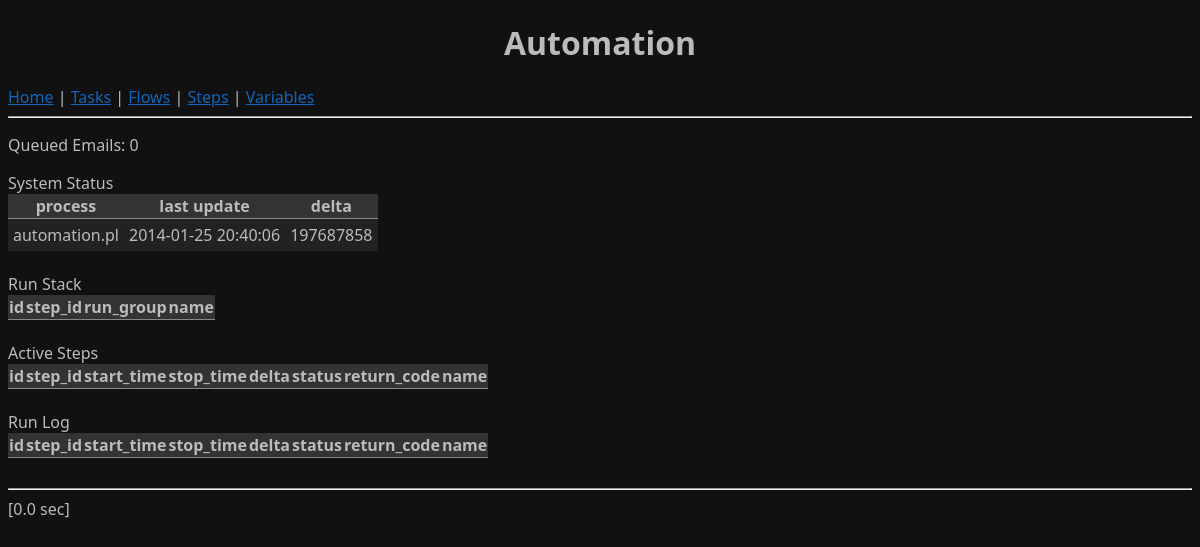
The app's page /interface/index.php with its own data.
### tables this page shows
CREATE TABLE `heartbeats` (
  `id` int(11) NOT NULL AUTO_INCREMENT,
  `name` varchar(32) NOT NULL,
  `date` datetime NOT NULL,
  PRIMARY KEY (`id`)
) DEFAULT CHARSET=utf8;

### interface/common/database.php (called while the page is built, shortened)
<?php
function GetEmailQueueSize() {
   $result = mysql_query("SELECT count(1) size FROM email_queue WHERE status != 1");
   if($row = mysql_fetch_array($result)) {
      return $row['size'];
   }
   return -1;
}
function GetHeartbeats() {
   $result = mysql_query("SELECT id,name,date,unix_timestamp(sysdate()) - unix_timestamp(date) delta FROM heartbeats");
   $heartbeats = array();
   while($row = mysql_fetch_array($result)) {
      $heartbeat['id'] = $row['id'];
      $heartbeat['name'] = $row['name'];
      $heartbeat['date'] = $row['date'];
      $heartbeat['delta'] = $row['delta'];
      array_push($heartbeats, $heartbeat);
   }
   return $heartbeats;
}
?>

### interface/index.php (the view, shortened to what this page needs)
<!DOCTYPE html PUBLIC "-//W3C//DTD XHTML 1.0 Transitional//EN" "http://www.w3.org/TR/xhtml1/DTD/xhtml1-transitional.dtd">
<html xmlns="http://www.w3.org/1999/xhtml">
   <head>
      <link rel="stylesheet" type="text/css" href="common/style.css">
   </head>
   <body>
      <?php
      require('./common/header.php');
      ?>
      <p>
         Queued Emails: <?php echo GetEmailQueueSize(); ?>
      </p>
      System Status
      <table>
         <tr><th>process</th><th>last update</th><th>delta</th></tr>
         <?php
         $heartbeats = GetHeartbeats();
         foreach($heartbeats as $heartbeat) {
            echo "<tr><td>{$heartbeat['name']}</td><td>{$heartbeat['date']}</td><td>{$heartbeat['delta']}</td></tr>";
         }
         ?>
      </table><br />
      Run Stack
      <table>
         <tr><th>id</th><th>step_id</th><th>run_group</th><th>name</th></tr>
      </table><br />
      Active Steps
      <table>
         <tr><th>id</th><th>step_id</th><th>start_time</th><th>stop_time</th><th>delta</th><th>status</th><th>return_code</th><th>name</th></tr>
      </table><br />
      Run Log
      <table>
         <tr><th>id</th><th>step_id</th><th>start_time</th><th>stop_time</th><th>delta</th><th>status</th><th>return_code</th><th>name</th></tr>
      </table><br />
      <?php
      require('./common/footer.php');
      ?>
   </body>
</html>

### interface/common/style.css (style rules this page uses)
body { background-color: #111111; color: #BBBBBB; font-family: Calibri, Segoe, "Segoe UI", Optima, Arial, sans-serif; }
table { border-collapse: collapse; }
td { padding: 5px; }
tr:nth-child(2n) { background: #222; }
tr:nth-child(2n+1) { background: #333; }
tr:nth-child(1) { border-bottom: 1px solid #888; }

### records on screen
heartbeats: name "automation.pl", date "2014-01-25 20:40:06", delta "197687858"

### other values on screen
GetEmailQueueSize() "0"
